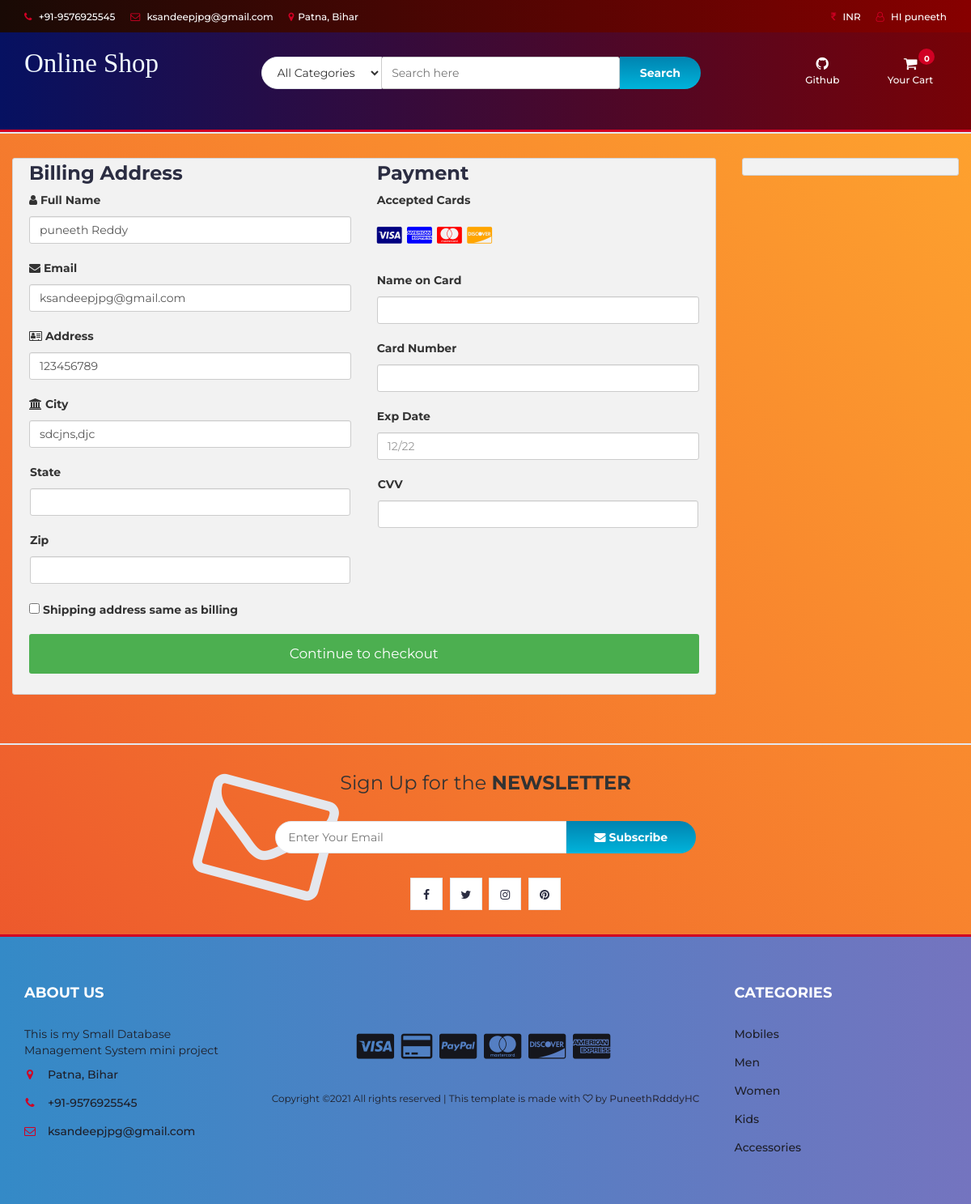
Before: /checkout.php (signed in) with the older database file.
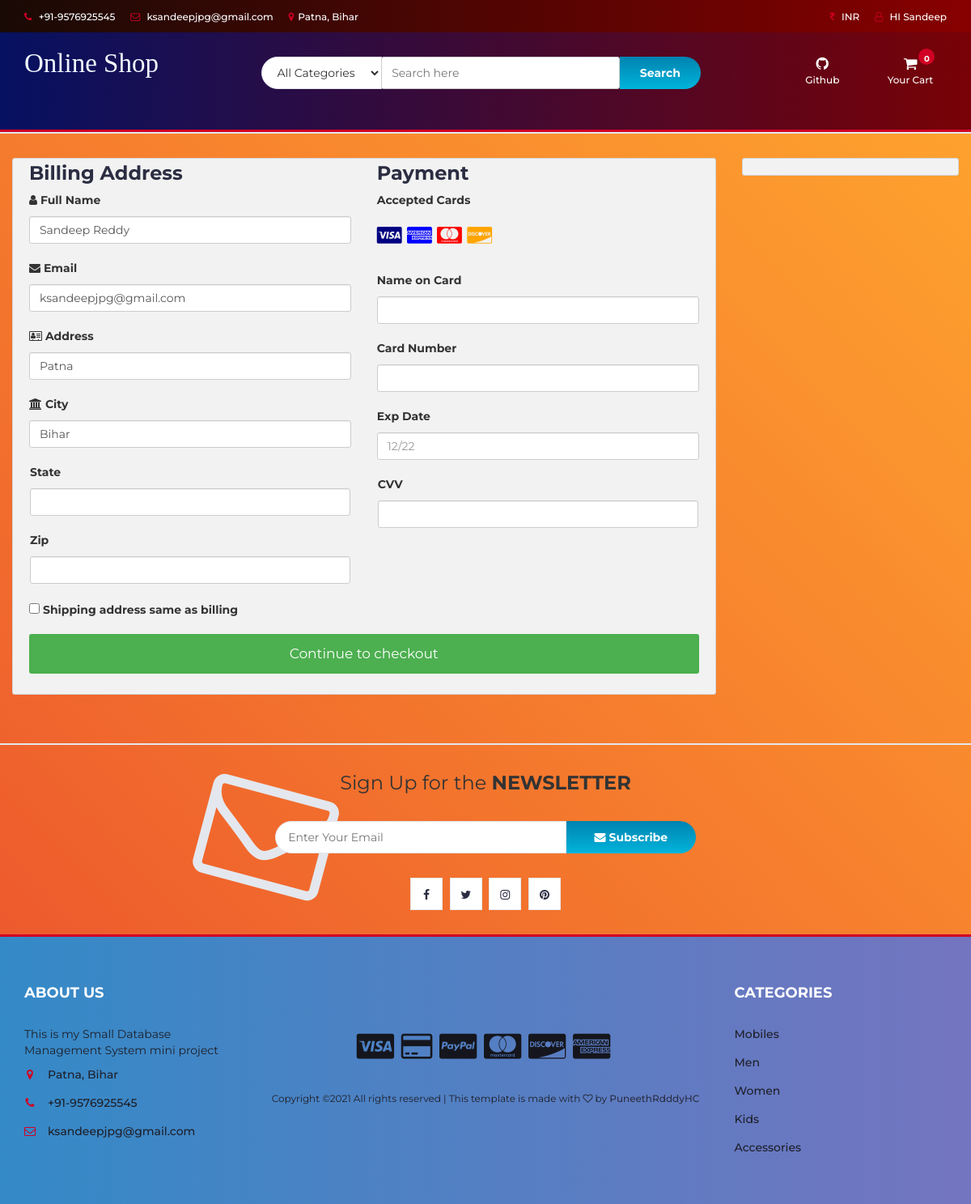
After: the same page with the newer database file.
### tables this page shows
CREATE TABLE `user_info` (
  `user_id` int(10) NOT NULL,
  `first_name` varchar(100) NOT NULL,
  `last_name` varchar(100) NOT NULL,
  `email` varchar(300) NOT NULL,
  `password` varchar(300) NOT NULL,
  `mobile` varchar(10) NOT NULL,
  `address1` varchar(300) NOT NULL,
  `address2` varchar(11) NOT NULL
);

### checkout.php (the view, shortened to what the changed rows need)
<?php
include "db.php";
include "header.php";
?>
<section class="section">
	<div class="container-fluid">
		<div class="row-checkout">
		<?php
		if(isset($_SESSION["uid"])){
			$sql = "SELECT * FROM user_info WHERE user_id='$_SESSION[uid]'";
			$query = mysqli_query($con,$sql);
			$row=mysqli_fetch_array($query);
		echo'
			<div class="col-75">
				<div class="container-checkout">
				<form id="checkout_form" action="checkout_process.php" method="POST" class="was-validated">
					<div class="row-checkout">
					<div class="col-50">
						<h3>Billing Address</h3>
						<label for="fname"><i class="fa fa-user" ></i> Full Name</label>
						<input type="text" id="fname" class="form-control" name="firstname" pattern="^[a-zA-Z ]+$"  value="'.$row["first_name"].' '.$row["last_name"].'">
						<label for="email"><i class="fa fa-envelope"></i> Email</label>
						<input type="text" id="email" name="email" class="form-control" pattern="^[_a-z0-9-]+(\.[_a-z0-9-]+)*@[a-z0-9]+(\.[a-z]{2,4})$" value="'.$row["email"].'" required>
						<label for="adr"><i class="fa fa-address-card-o"></i> Address</label>
						<input type="text" id="adr" name="address" class="form-control" value="'.$row["address1"].'" required>
						<label for="city"><i class="fa fa-institution"></i> City</label>
						<input type="text" id="city" name="city" class="form-control" value="'.$row["address2"].'" pattern="^[a-zA-Z ]+$" required>
						<div class="row">
						<div class="col-50">
							<label for="state">State</label>
							<input type="text" id="state" name="state" class="form-control" pattern="^[a-zA-Z ]+$" required>
						</div>
						<div class="col-50">
							<label for="zip">Zip</label>
							<input type="text" id="zip" name="zip" class="form-control" pattern="^[0-9]{6}(?:-[0-9]{4})?$" required>
						</div>
						</div>
					</div>
					<div class="col-50">
						<h3>Payment</h3>
						<label for="fname">Accepted Cards</label>
						<div class="icon-container">
						<i class="fa fa-cc-visa" style="color:navy;"></i>
						<i class="fa fa-cc-amex" style="color:blue;"></i>
						<i class="fa fa-cc-mastercard" style="color:red;"></i>
						<i class="fa fa-cc-discover" style="color:orange;"></i>
						</div>
						<label for="cname">Name on Card</label>
						<input type="text" id="cname" name="cardname" class="form-control" pattern="^[a-zA-Z ]+$" required>
						<div class="form-group" id="card-number-field">
                        <label for="cardNumber">Card Number</label>
                        <input type="text" class="form-control" id="cardNumber" name="cardNumber" required>
                    </div>
						<label for="expdate">Exp Date</label>
						<input type="text" id="expdate" name="expdate" class="form-control" pattern="^((0[1-9])|(1[0-2]))\/(\d{2})$" placeholder="12/22"required>
						<div class="row">
						<div class="col-50">
							<div class="form-group CVV">
								<label for="cvv">CVV</label>
								<input type="text" class="form-control" name="cvv" id="cvv" required>
						</div>
						</div>
					</div>
					</div>
					</div>
					<label><input type="CHECKBOX" name="q" class="roomselect" value="conform" required> Shipping address same as billing
					</label>';
					$total=0;
					$total_count=$_POST['total_count'];
				echo'
				<input type="hidden" name="total_count" value="'.$total_count.'">
					<input type="hidden" name="total_price" value="'.$total.'">
					<input type="submit" id="submit" value="Continue to checkout" class="checkout-btn">
				</form>
				</div>
			</div>
			';
		}else{
			echo"<script>window.location.href = 'cart.php'</script>";
		}
		?>
		</div>
	</div>
</section>

### header.php (shortened to what the changed rows need)
<!DOCTYPE html>
<html lang="en">
	<head>
		<link type="text/css" rel="stylesheet" href="css/bootstrap.min.css"/>
		<link type="text/css" rel="stylesheet" href="css/slick.css"/>
		<link type="text/css" rel="stylesheet" href="css/slick-theme.css"/>
		<link type="text/css" rel="stylesheet" href="css/nouislider.min.css"/>
		<link rel="stylesheet" href="css/font-awesome.min.css">
		<link type="text/css" rel="stylesheet" href="css/style.css"/>
		<link type="text/css" rel="stylesheet" href="css/accountbtn.css"/>
    </head>
	<body>
		<header>
			<div id="top-header">
				<div class="container">
					<ul class="header-links pull-right">
						<li><?php
                             include "db.php";
                            if(isset($_SESSION["uid"])){
                                $sql = "SELECT first_name FROM user_info WHERE user_id='$_SESSION[uid]'";
                                $query = mysqli_query($con,$sql);
                                $row=mysqli_fetch_array($query);
                                echo '
                               <div class="dropdownn">
                                  <a href="#" class="dropdownn" data-toggle="modal" data-target="#myModal" ><i class="fa fa-user-o"></i> HI '.$row["first_name"].'</a>
                                  <div class="dropdownn-content">
                                    <a href="" data-toggle="modal" data-target="#profile"><i class="fa fa-user-circle" aria-hidden="true" ></i>My Profile</a>
                                    <a href="logout.php"  ><i class="fa fa-sign-in" aria-hidden="true"></i>Log out</a>
                                  </div>
                                </div>';
                            }
                                             ?>
                                </li>
					</ul>
				</div>
			</div>
		</header>

Changed rows visible on the page:
changed user_info "ksandeepjpg@gmail.com": first_name "puneeth" → "Sandeep"; firstname "puneeth Reddy" → "Sandeep Reddy"; address "123456789" → "Patna"; city "sdcjns,djc" → "Bihar"
